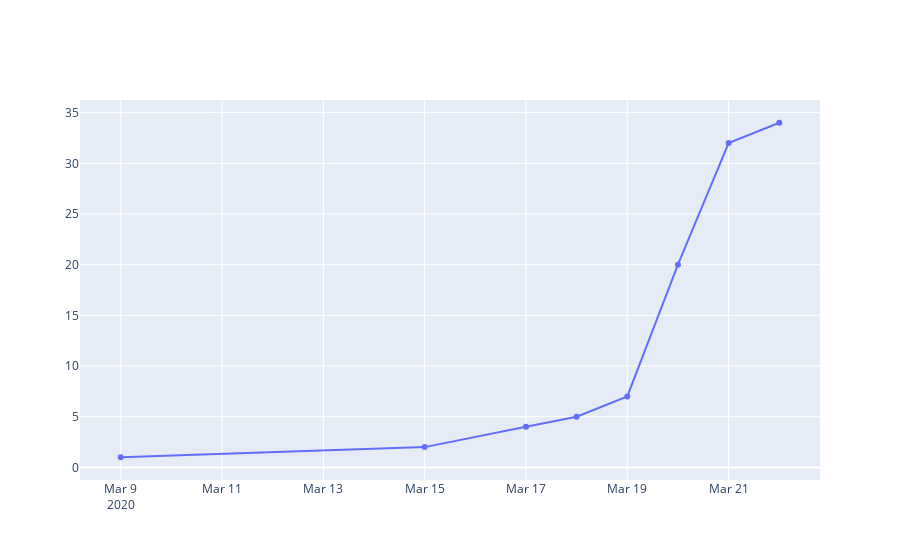

The cell this chart's notebook holds for it:
### Code cell
import plotly.express as px
df = data
layout_overrides = None
groups = ["city", "reported_date"]
x = df.groupby(["reported_date"]).size().reset_index(name='counts')
x.reported_date = pd.to_datetime(x.reported_date)
x.head()

x.set_index(
    ['reported_date']
).asfreq(
    'D', fill_value=0
).sort_index(level=1).reset_index()

x["cumulative_sum"] = x['counts'].cumsum()
layout = {
    "title": {"text": f"<b>Total Confirmed COVID-19 Cases by Day</b>"},
    "xaxis": {"automargin": True},
    "yaxis": {
        "automargin": True,
        "title": {"text": "Count"}
    },
}
if layout_overrides:
    layout.update(layout_overrides)
fig = go.Figure(data=go.Scatter(x=x.reported_date, y=x.cumulative_sum, mode='lines+markers'))
fig.show()

### Figure 1 — Plotly figure (JSON) as saved in the notebook; plotly's stock layout.template omitted (floating-point values rounded to 4 significant figures)
{"data": [{"mode": "lines+markers", "type": "scatter", "x": ["2020-03-09T00:00:00", "2020-03-15T00:00:00", "2020-03-17T00:00:00", "2020-03-18T00:00:00", "2020-03-19T00:00:00", "2020-03-20T00:00:00", "2020-03-21T00:00:00", "2020-03-22T00:00:00"], "y": [1, 2, 4, 5, 7, 20, 32, 34]}], "layout": {}}
